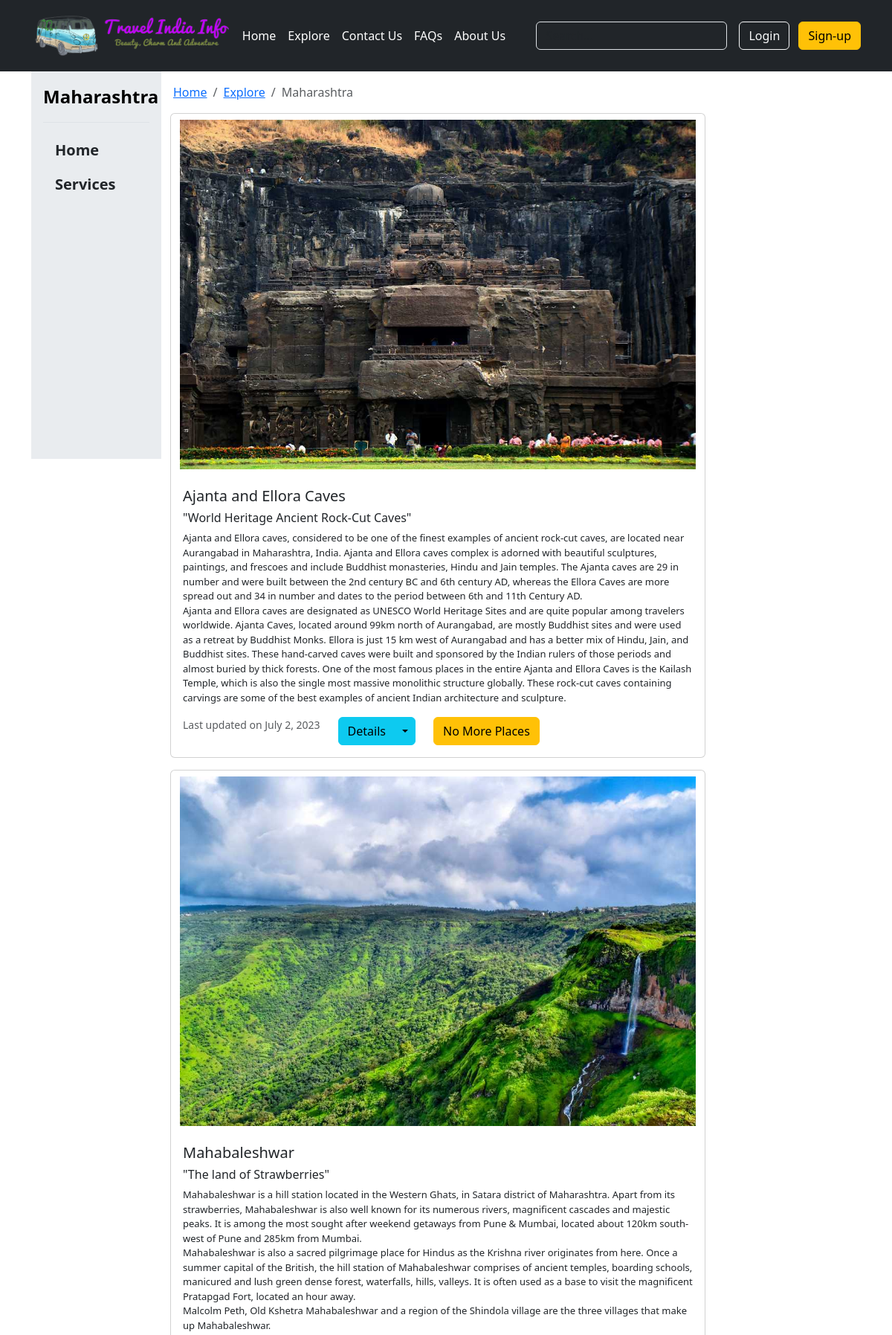
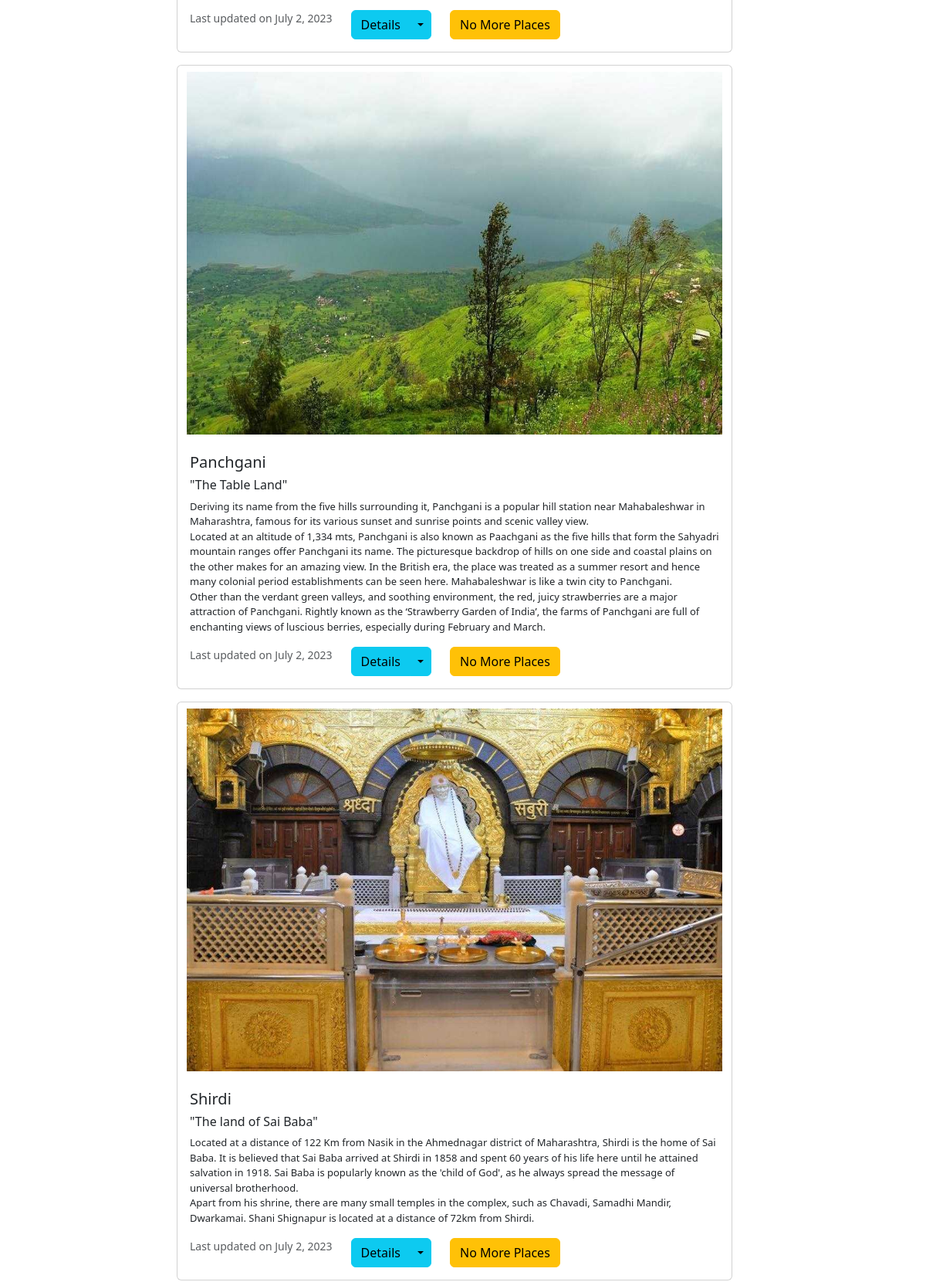
Page /maharashtra/ (upper part) on the committed database (2 pictures, top to bottom).
### Maharashtra/models.py (models this page shows, shortened)
class Maharashtra(models.Model):
    place_id = models.AutoField(primary_key=True)
    Image = models.ImageField(upload_to="Maharashtra/images", default="")
    Place_name = models.CharField(max_length=70)
    Sub_heading = models.CharField(max_length=300, default="")
    Desc = models.TextField(default="")
    Best_Time = models.CharField(max_length=100, default="")
    Avoid_Time = models.CharField(max_length=100, default="")
    Ideal_Duration = models.CharField(max_length=50, default="")
    Category = models.CharField(max_length=50, default="")
    Visits_more_places = models.CharField(max_length=90, default="")
    Pub_date = models.DateField()

### TIInfo/views.py (the view)
# urls.py: path('maharashtra/',views.MAHARASHTRA,name="maharashtra"),
def MAHARASHTRA(request):
    maharashtradata = Maharashtra.objects.all()
    data = {"maharashtradata" : maharashtradata}
    return render(request, "MAHARASHTRA.html" , data)

### templates/MAHARASHTRA.html (shortened to what this page needs)
{% extends 'base.html' %}
{% block section %}
<section>
    <div class="container d-flex">
        <div class="flex-shrink-1 p-3 bg-body-secondary" style="width: 175px; height: 521px;">
            <a href="/"
                class="d-flex align-items-center pb-3 mb-3 link-body-emphasis text-decoration-none border-bottom">
                <span class="fs-4 fw-semibold">Maharashtra<br></span>
            </a>
            <ul class="list-unstyled ps-0">
                <li class="mb-1">
                    <button
                        class="btn btn-toggle d-inline-flex align-items-center rounded border-0 collapsed px-3 fs-5 fw-semibold"
                        data-bs-toggle="collapse" data-bs-target="#home-collapse" aria-expanded="false">
                        Home
                    </button>
                </li>
                <li class="mb-1">
                    <button class="btn btn-toggle d-inline-flex align-items-center rounded border-0 collapsed px-3 fs-5 fw-semibold" data-bs-toggle="collapse" data-bs-target="#services-collapse" aria-expanded="false">
                        Services
                    </button>
                </li>
            </ul>
        </div>
        <div class="d-block col-8">
            <nav aria-label="breadcrumb">
                <ol class="breadcrumb m-3">
                    <li class="breadcrumb-item"><a href="{% url 'homepage' %}">Home</a></li>
                    <li class="breadcrumb-item"><a href="{% url 'explore' %}">Explore</a></li>
                    <li class="breadcrumb-item active" aria-current="page">Maharashtra</li>
                </ol>
            </nav>
            <div class="container">
                {% for i in maharashtradata %}
                <div class="card mb-3">
                    <img src="/media/{{i.Image}}" class="card-img-top my-2 container " alt="..." height=470>
                    <div class="card-body">
                        <h5 class="card-title">{{i.Place_name}}</h5>
                        <h6>"{{i.Sub_heading}}"</h6>
                        <p class="card-text" style="font-size:13px;">
                            {{i.Desc | safe}}
                        </p>
                        <div class=" d-flex">
                            <p class="card-text"><small class="text-body-secondary">Last updated on
                                    {{i.Pub_date}}</small></p>
                            <div class="btn-group mx-4">
                                <button type="button" class="btn btn-info">Details</button>
                                <button type="button" class="btn btn-info dropdown-toggle dropdown-toggle-split"
                                    data-bs-toggle="dropdown" aria-expanded="false">
                                </button>
                            </div>
                            <a href="" type="button" class="btn btn-warning">{{i.Visits_more_places}}</a>
                        </div>
                    </div>
                </div>
                {% endfor %}
            </div>
        </div>
</section>
{% endblock %}

### rows in the picture
Maharashtra: Image (picture), Place_name "Ajanta and Ellora Caves", Sub_heading "World Heritage Ancient Rock-Cut Caves", Desc "Ajanta and Ellora caves, considered to be one of the finest examples of ancient rock-cut caves, are located near Aurangabad in Maharashtra, India. Ajanta and Ellora caves complex is adorned with beautiful sculptures, paintings, and frescoes and include Buddhist monasteries, Hindu and Jain temples. The Ajanta caves are 29 in number and were built between the 2nd century BC and 6th century AD, whereas the Ellora Caves are more spread out and 34 in number and dates to the period between 6th and 11th Century AD. Ajanta and Ellora caves are designated as UNESCO World Heritage Sites and are quite popular among travelers worldwide. Ajanta Caves, located around 99km north of Aurangabad, are mostly…", Pub_date "July 2, 2023", Visits_more_places "No More Places"
Maharashtra: Image (picture), Place_name "Mahabaleshwar", Sub_heading "The land of Strawberries", Desc "Mahabaleshwar is a hill station located in the Western Ghats, in Satara district of Maharashtra. Apart from its strawberries, Mahabaleshwar is also well known for its numerous rivers, magnificent cascades and majestic peaks. It is among the most sought after weekend getaways from Pune & Mumbai, located about 120km south-west of Pune and 285km from Mumbai. Mahabaleshwar is also a sacred pilgrimage place for Hindus as the Krishna river originates from here. Once a summer capital of the British, the hill station of Mahabaleshwar comprises of ancient temples, boarding schools, manicured and lush green dense forest, waterfalls, hills, valleys. It is often used as a base to visit the magnificent…", Pub_date "July 2, 2023", Visits_more_places "No More Places"
Maharashtra: Image (picture), Place_name "Panchgani", Sub_heading "The Table Land", Desc "Deriving its name from the five hills surrounding it, Panchgani is a popular hill station near Mahabaleshwar in Maharashtra, famous for its various sunset and sunrise points and scenic valley view. Located at an altitude of 1,334 mts, Panchgani is also known as Paachgani as the five hills that form the Sahyadri mountain ranges offer Panchgani its name. The picturesque backdrop of hills on one side and coastal plains on the other makes for an amazing view. In the British era, the place was treated as a summer resort and hence many colonial period establishments can be seen here. Mahabaleshwar is like a twin city to Panchgani. Other than the verdant green valleys, and soothing environment,…", Pub_date "July 2, 2023", Visits_more_places "No More Places"
Maharashtra: Image (picture), Place_name "Shirdi", Sub_heading "The land of Sai Baba", Desc "Located at a distance of 122 Km from Nasik in the Ahmednagar district of Maharashtra, Shirdi is the home of Sai Baba. It is believed that Sai Baba arrived at Shirdi in 1858 and spent 60 years of his life here until he attained salvation in 1918. Sai Baba is popularly known as the 'child of God', as he always spread the message of universal brotherhood. Apart from his shrine, there are many small temples in the complex, such as Chavadi, Samadhi Mandir, Dwarkamai. Shani Shignapur is located at a distance of 72km from Shirdi.", Pub_date "July 2, 2023", Visits_more_places "No More Places"
